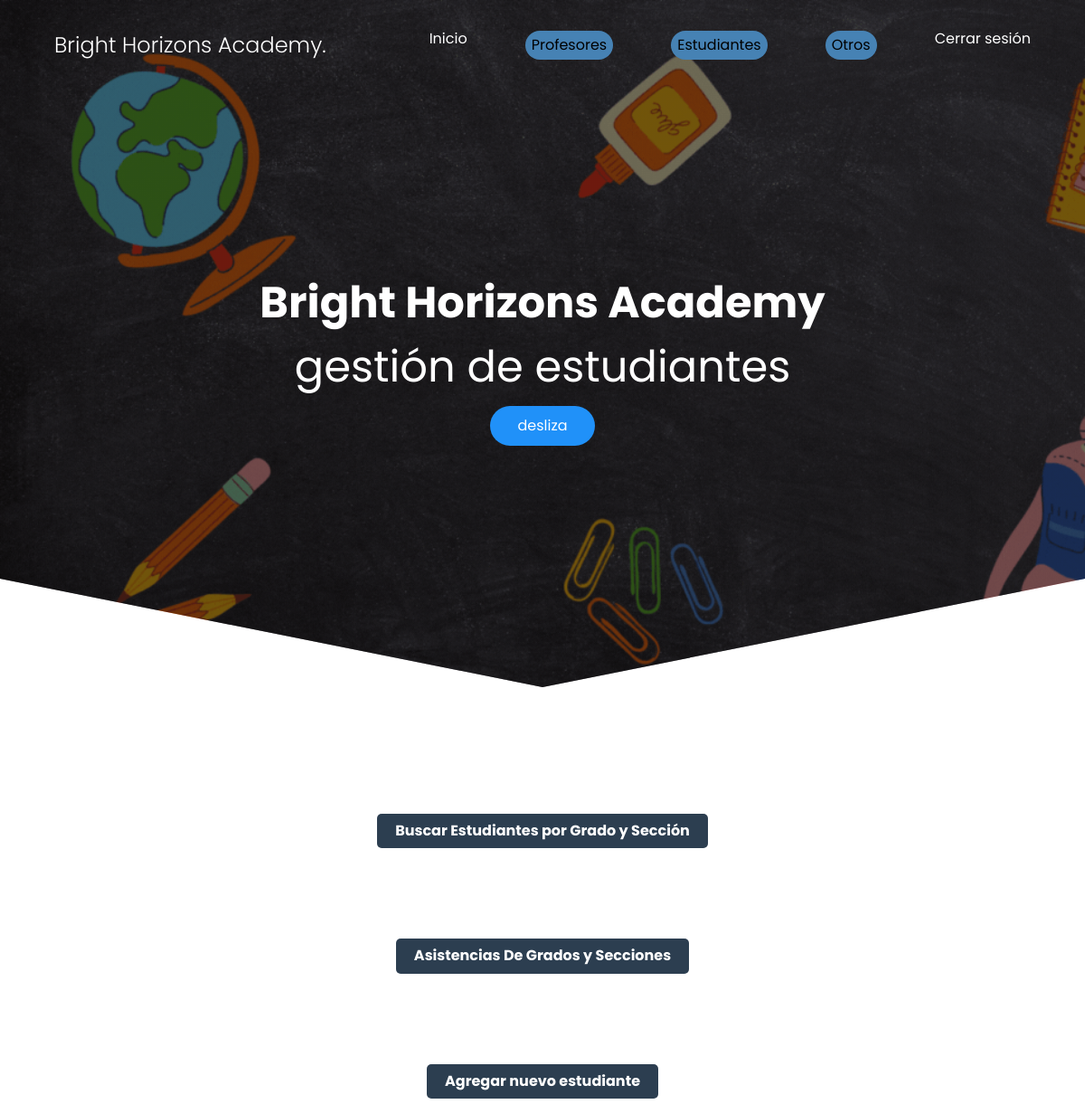
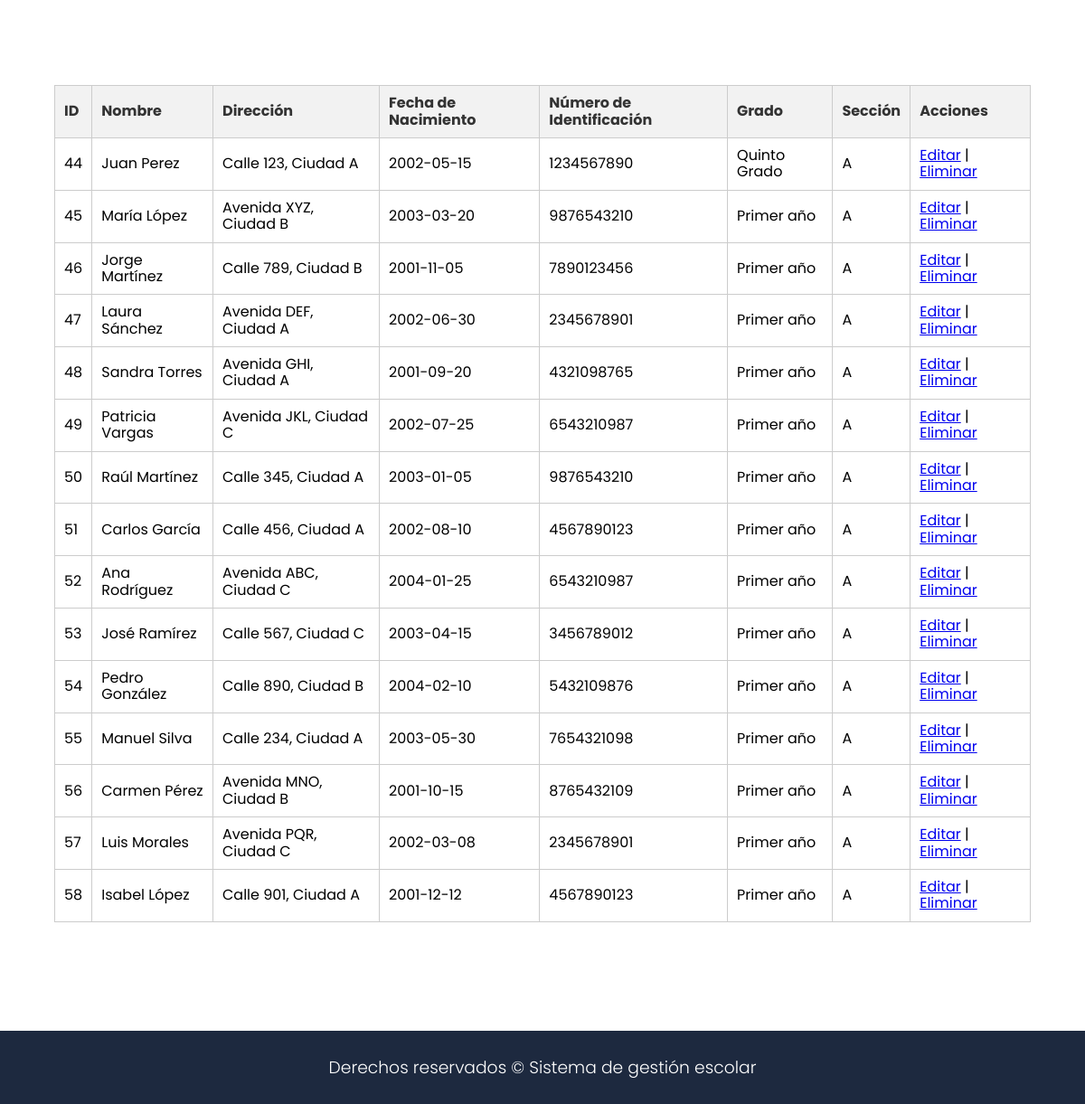
/controllers/estudiante/adestudiantes.php (signed in), run on the app's committed database (2 pictures, top to bottom).
### tables this page shows
CREATE TABLE IF NOT EXISTS `estudiantes` (
  `id` int NOT NULL AUTO_INCREMENT,
  `nombre` varchar(100) NOT NULL,
  `direccion` varchar(200) NOT NULL,
  `fecha_nacimiento` date NOT NULL,
  `numero_identificacion` varchar(20) NOT NULL,
  `id_section` int DEFAULT NULL,
  `id_grade` int DEFAULT NULL,
  PRIMARY KEY (`id`),
  KEY `id_section` (`id_section`),
  KEY `id_grade` (`id_grade`)
);

CREATE TABLE IF NOT EXISTS `grado` (
  `id` int NOT NULL AUTO_INCREMENT,
  `nombre` varchar(15) NOT NULL,
  PRIMARY KEY (`id`)
);

CREATE TABLE IF NOT EXISTS `section` (
  `id` int NOT NULL AUTO_INCREMENT,
  `name` varchar(15) NOT NULL,
  PRIMARY KEY (`id`)
);

### controllers/estudiante/adestudiantes.php (the view, shortened to what this page needs)
<!DOCTYPE html>
<html lang="en">
<head>
    <link rel="stylesheet" href="../../resources/css/normalize.css">
    <link rel="stylesheet" href="../../resources/css/style.css">
    <link rel="stylesheet" href="../../resources/css/em2.css">
</head>
<body>
    <header class="hero">
        <nav class="nav container">
            <div class="nav__logo">
                <h2 class="nav__title">Bright Horizons Academy.</h2>
            </div>
            <ul class="nav__link nav__link--menu">
                <li class="nav__items">
                    <a href="../../view/admin.php" class="nav__links">Inicio</a>
                </li>
                <li class="option">
                    <a><button class="nav__dropdown-toggle">Profesores</button></a>
                </li>
                <li class="option">
                    <a><button class="nav__dropdown-toggle2">Estudiantes</button></a>
                </li>
                <li class="option">
                    <a><button class="nav__dropdown-toggle3">Otros</button></a>
                </li>
                <li class="nav__items">
                    <a href="../../view/login.html" class="nav__links">Cerrar sesión</a>
                </li>
            </ul>
        </nav>
        <section class="hero__container container" id="cont">
            <h1 class="hero__title">Bright Horizons Academy</h1>
            <p class="hero__title">gestión de estudiantes</p>
            <a href="#" class="cta"> desliza</a>
        </section>
    </header>
    <section id="buscar-estudiantes" class="container">
        <div id="centrado">
            <button id="botonagregar2">Buscar Estudiantes por Grado y Sección</button>
        </div>
    </section>
    <div id="centrado">
        <button id="botonagregar3" class="botongrados">Asistencias De Grados y Secciones</button>
    </div>
    <div id="centrado">
        <button id="botonagregar">Agregar nuevo estudiante</button>
    </div>
    <section id="lista-estudiantes" class="container">
        <?php
        require '../../models/db_connection.php';
        $query = "SELECT estudiantes.*, grado.nombre AS nombre_grado, section.name AS nombre_seccion
              FROM estudiantes
              JOIN grado ON estudiantes.id_grade = grado.id
              JOIN section ON estudiantes.id_section = section.id";
        $result = mysqli_query($con, $query);
        echo "<table border='1'>
        <tr>
            <th>ID</th>
            <th>Nombre</th>
            <th>Dirección</th>
            <th>Fecha de Nacimiento</th>
            <th>Número de Identificación</th>
            <th>Grado</th>
            <th>Sección</th>
            <th>Acciones</th>
        </tr>";
        while ($row = mysqli_fetch_array($result)) {
            echo "<tr>";
            echo "<td>" . $row['id'] . "</td>";
            echo "<td>" . $row['nombre'] . "</td>";
            echo "<td>" . $row['direccion'] . "</td>";
            echo "<td>" . $row['fecha_nacimiento'] . "</td>";
            echo "<td>" . $row['numero_identificacion'] . "</td>";
            echo "<td>" . $row['nombre_grado'] . "</td>";
            echo "<td>" . $row['nombre_seccion'] . "</td>";
            echo "<td><a href='editar/editar.php?id=" . $row['id'] . "'>Editar</a> | <a href='editar/eliminar.php?id=" . $row['id'] . "'>Eliminar</a></td>";
            echo "</tr>";
        }
        echo "</table>";
        ?>
    </section>
    <footer class="footer">
        <section class="footer__copy container">
            <h3 class="footer__copyright">Derechos reservados &copy; Sistema de gestión escolar</h3>
        </section>
    </footer>
</body>
</html>

### resources/css/style.css (style rules this page uses)
:root { --padding-container: 100px 0; --color-title: #001A49; }
body { font-family: 'Poppins', sans-serif; }
.container { width: 90%; max-width: 1200px; margin: 0 auto; overflow: hidden; padding: var(--padding-container); }
.hero { width: 100%; height: 100vh; min-height: 600px; max-height: 800px; position: relative; display: grid; grid-template-rows: 100px 1fr; color: #fff; }
.hero::before { content: ""; position: absolute; top: 0; left: 0; width: 100%; height: 100%; background-image: linear-gradient(180deg, #0000008c 0%, #0000008c 100%), url('../img/fondohead.gif'); background-size: cover; clip-path: polygon(0 0, 100% 0, 100% 80%, 50% 95%, 0 80%); z-index: -1; }
.nav { --padding-container: 0; height: 100%; display: flex; align-items: center; }
.nav__title { font-weight: 300; }
.nav__link { margin-left: auto; padding: 0; display: flex; gap: 4em; }
.nav__items { list-style: none; text-align: center; }
.option { list-style: none; text-align: justify; }
.nav__links { color: #fff; text-decoration: none; position: relative; }
.nav__links::after { content: ""; position: absolute; bottom: -2px; height: 2px; width: 100%; left: 0; background-color: #ffffff; transition: 0.3s; transition-timing-function: ease-in-out; transform: scaleX(0); }
.nav__dropdown-toggle { border-radius: 16px; border: #ffffff91; background-color: #4682B4; padding: 7px; cursor: pointer; position: relative; }
.nav__dropdown-toggle:before { content:""; position: absolute; top: 0px; left: 0px; width: 0px; height: 100%; background: rgba(255, 255, 255, 0.144); transition: all 1s ease; border-radius: 14px; }
.nav__dropdown-toggle2 { border-radius: 16px; border: #ffffff91; background-color: #4682B4; padding: 7px; cursor: pointer; position: relative; }
.nav__dropdown-toggle2:before { content:""; position: absolute; top: 0px; left: 0px; width: 0px; height: 100%; background: rgba(255, 255, 255, 0.144); transition: all 1s ease; border-radius: 14px; }
.nav__dropdown-toggle3 { border-radius: 16px; border: #ffffff91; background-color: #4682B4; padding: 7px; cursor: pointer; position: relative; }
.nav__dropdown-toggle3:before { content:""; position: absolute; top: 0px; left: 0px; width: 0px; height: 100%; background: rgba(255, 255, 255, 0.144); transition: all 1s ease; border-radius: 14px; }
.hero__container { max-width: 800px; --padding-container: 0; display: grid; grid-auto-rows: max-content; align-content: center; gap: 1em; padding-bottom: 100px; text-align: center; }
.hero__title { color: white; font-size: 3rem; }
.cta { display: inline-block; background-color: #2091F9; justify-self: center; color: #fff; text-decoration: none; padding: 13px 30px; border-radius: 32px; }
.footer { background-color: #1D293F; }
.footer__copy { --padding-container: 30px 0; text-align: center; color: #fff; }
.footer__copyright { font-weight: 300; }
table { width: 100%; border-collapse: collapse; margin-bottom: 20px; }
table, th, td { border: 1px solid #ccc; padding: 10px; text-align: left; }
th { background-color: #f2f2f2; color: #333; font-weight: bold; }

### resources/css/em2.css (style rules this page uses)
#botonagregar { display: inline; padding: 10px 20px; font-size: 16px; font-weight: bold; text-decoration: none; background-color: #2c3e50; color: #fff; border: none; border-radius: 5px; cursor: pointer; transition: background-color 0.3s, color 0.3s, box-shadow 0.3s; }
#botonagregar2 { display: inline; padding: 10px 20px; font-size: 16px; font-weight: bold; text-decoration: none; background-color: #2c3e50; color: #fff; border: none; border-radius: 5px; cursor: pointer; transition: background-color 0.3s, color 0.3s, box-shadow 0.3s; }
#centrado { display: flex; justify-content: center; align-items: center; }
#botonagregar3 { display: inline; padding: 10px 20px; font-size: 16px; font-weight: bold; text-decoration: none; background-color: #2c3e50; color: #fff; border: none; border-radius: 5px; cursor: pointer; transition: background-color 0.3s, color 0.3s, box-shadow 0.3s; }
.botongrados { margin-bottom: 100px; }

### data on the page
estudiantes: id "44", nombre "Juan Perez", direccion "Calle 123, Ciudad A", fecha_nacimiento "2002-05-15", numero_identificacion "1234567890", id_grade.nombre "Quinto Grado", id_section.name "A"
estudiantes: id "45", nombre "María López", direccion "Avenida XYZ, Ciudad B", fecha_nacimiento "2003-03-20", numero_identificacion "9876543210", id_grade.nombre "Primer año", id_section.name "A"
estudiantes: id "46", nombre "Jorge Martínez", direccion "Calle 789, Ciudad B", fecha_nacimiento "2001-11-05", numero_identificacion "7890123456", id_grade.nombre "Primer año", id_section.name "A"
estudiantes: id "47", nombre "Laura Sánchez", direccion "Avenida DEF, Ciudad A", fecha_nacimiento "2002-06-30", numero_identificacion "2345678901", id_grade.nombre "Primer año", id_section.name "A"
estudiantes: id "48", nombre "Sandra Torres", direccion "Avenida GHI, Ciudad A", fecha_nacimiento "2001-09-20", numero_identificacion "4321098765", id_grade.nombre "Primer año", id_section.name "A"
estudiantes: id "49", nombre "Patricia Vargas", direccion "Avenida JKL, Ciudad C", fecha_nacimiento "2002-07-25", numero_identificacion "6543210987", id_grade.nombre "Primer año", id_section.name "A"
estudiantes: id "50", nombre "Raúl Martínez", direccion "Calle 345, Ciudad A", fecha_nacimiento "2003-01-05", numero_identificacion "9876543210", id_grade.nombre "Primer año", id_section.name "A"
estudiantes: id "51", nombre "Carlos García", direccion "Calle 456, Ciudad A", fecha_nacimiento "2002-08-10", numero_identificacion "4567890123", id_grade.nombre "Primer año", id_section.name "A"
estudiantes: id "52", nombre "Ana Rodríguez", direccion "Avenida ABC, Ciudad C", fecha_nacimiento "2004-01-25", numero_identificacion "6543210987", id_grade.nombre "Primer año", id_section.name "A"
estudiantes: id "53", nombre "José Ramírez", direccion "Calle 567, Ciudad C", fecha_nacimiento "2003-04-15", numero_identificacion "3456789012", id_grade.nombre "Primer año", id_section.name "A"
estudiantes: id "54", nombre "Pedro González", direccion "Calle 890, Ciudad B", fecha_nacimiento "2004-02-10", numero_identificacion "5432109876", id_grade.nombre "Primer año", id_section.name "A"
estudiantes: id "55", nombre "Manuel Silva", direccion "Calle 234, Ciudad A", fecha_nacimiento "2003-05-30", numero_identificacion "7654321098", id_grade.nombre "Primer año", id_section.name "A"
estudiantes: id "56", nombre "Carmen Pérez", direccion "Avenida MNO, Ciudad B", fecha_nacimiento "2001-10-15", numero_identificacion "8765432109", id_grade.nombre "Primer año", id_section.name "A"
estudiantes: id "57", nombre "Luis Morales", direccion "Avenida PQR, Ciudad C", fecha_nacimiento "2002-03-08", numero_identificacion "2345678901", id_grade.nombre "Primer año", id_section.name "A"
estudiantes: id "58", nombre "Isabel López", direccion "Calle 901, Ciudad A", fecha_nacimiento "2001-12-12", numero_identificacion "4567890123", id_grade.nombre "Primer año", id_section.name "A"
